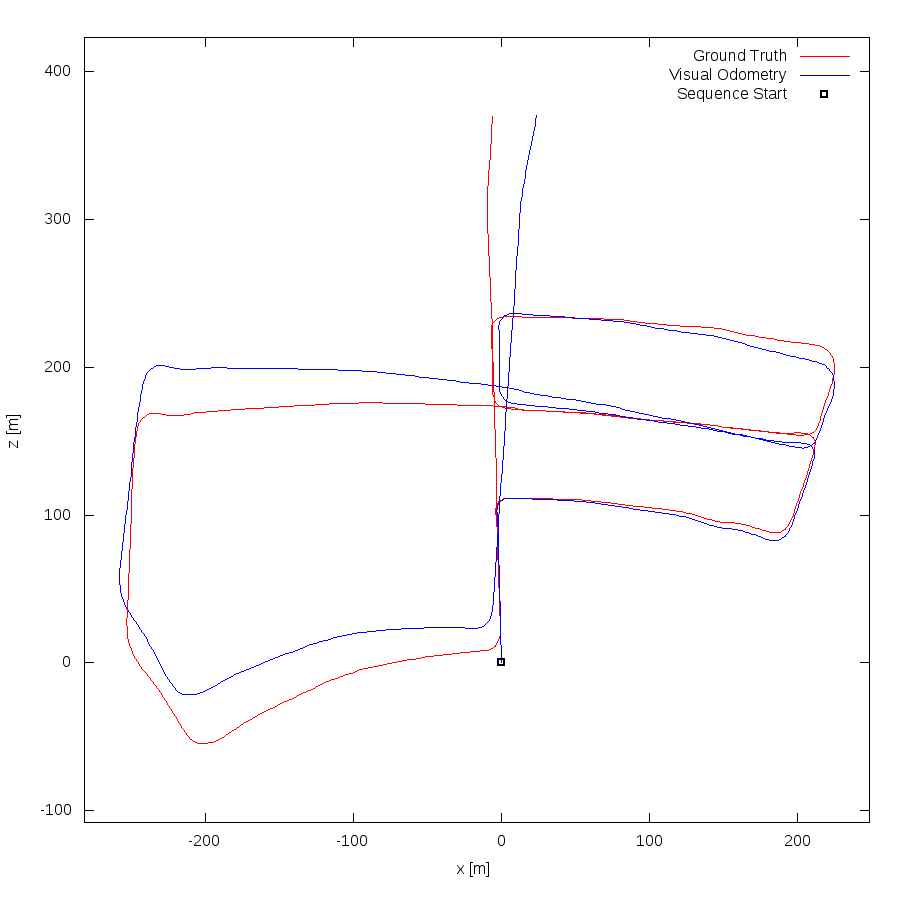

The script that drew this image:
set term postscript eps enhanced color
set output "05.eps"
set size ratio -1
set xrange [-282:249]
set yrange [-108:423]
set xlabel "x [m]"
set ylabel "z [m]"
plot "05.txt" using 1:2 lc rgb "#FF0000" title 'Ground Truth' w lines,"05.txt" using 3:4 lc rgb "#0000FF" title 'Visual Odometry' w lines,"< head -1 05.txt" using 1:2 lc rgb "#000000" pt 4 ps 1 lw 2 title 'Sequence Start' w points
